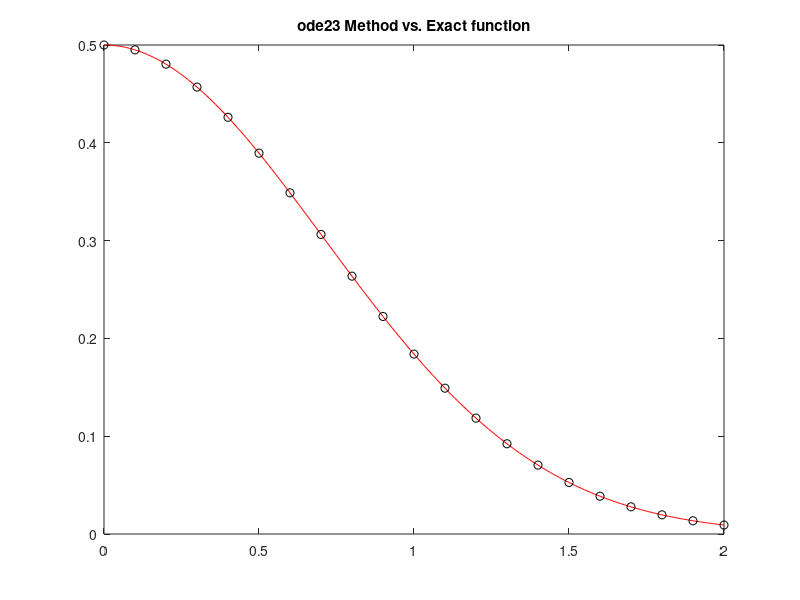
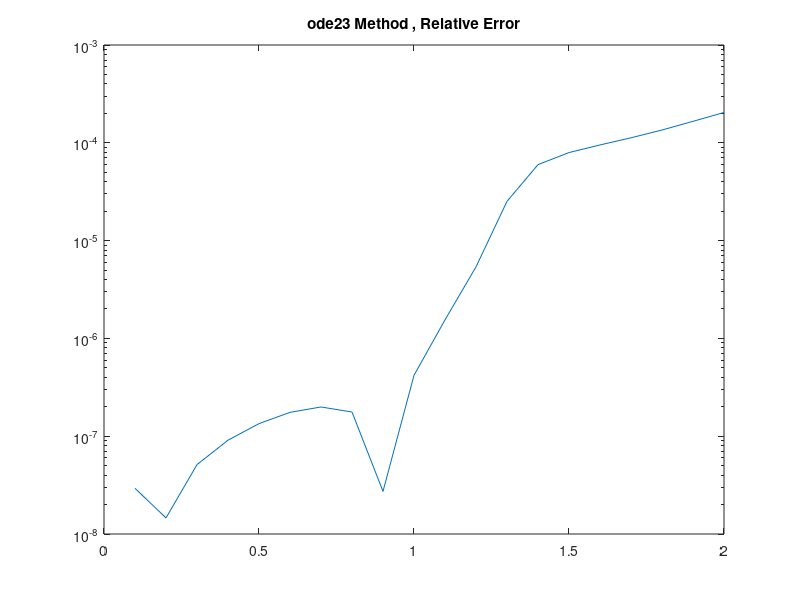

The MATLAB script that drew these images, in order: (Note: this script raises an error after producing the figures.)
% CERM_Lab_251021
% Exercise 5

            % Solving ODEs
            % Using ODE45 Solver
clc
clear all
close all
format long

            % Defining the Problem and Exact Funtion
f = @(t,y) -2 * t * y;
yex = @(t) exp(-(t.^2)) / 2;

y0 = 1/2;
T = 2;


options_ode45 = odeset('RelTol', 10e-10, 'MaxStep', 0.01);
[tn_ode45, un_ode45] = ode45 (f, [0: 0.01: 2], 0.5, options_ode45);


            % Plotting ODE45 Method approximation vs the Exact answer
tmesh = [0: 0.01: T]';
figure(1)
tmesh = [0: 0.01: T]';
plot(tmesh,yex(tmesh),'r',tn_ode45,un_ode45,'ko')
title("ODE45 Method vs. Exact function")

            % Absolute and Relatve Errors on the Interval

abs_err_ODE45 = abs( yex(tn_ode45) - un_ode45 );
rel_err_ODE45 = abs_err_ODE45 ./ yex(tn_ode45);

figure(2)
semilogy(tn_ode45,rel_err_ODE45)
title("ODE45 Method , Relative Error")

            % Absolute and Relative Errors at Final Time

abs_error_endpoint_ODE45 = abs( yex(tn_ode45(end)) - un_ode45(end) );
rel_error_endpoint_ODE45 = abs( yex(tn_ode45(end)) - un_ode45(end)) / abs( yex( tn_ode45(end) ) );


            % Absolute and Relative Maximum Norm on the Interval

abs_err_Norminf_ODE45 = norm( abs_err_ODE45, inf );
rel_err_Norminf_ODE45 = norm( abs_err_ODE45, inf ) / norm( yex(tn_ode45))

%%
            % Solving ODEs
            % Using ode23 Solver
% clc
clear all
close all
format long

            % Defining the Problem and Exact Function
f = @(t,y) -2 * t * y;
yex = @(t) exp(-(t.^2)) / 2;

y0 = 1/2;
T = 2;


options_ode23 = odeset('RelTol', 10e-10,'MaxStep',0.1);
[tn_ode23, un_ode23] = ode23 (f, [0: 0.1: 2], 0.5, options_ode23);


            % Plotting ode23 Method approximation vs the Exact answer
tmesh = [0: 0.01: T]';
figure(1)
tmesh = [0: 0.01: T]';
plot(tmesh,yex(tmesh),'r',tn_ode23,un_ode23,'ko')
title("ode23 Method vs. Exact function")

            % Absolute and Relatve Errors on the Interval

abs_err_ode23 = abs( yex(tn_ode23) - un_ode23 );
rel_err_ode23 = abs_err_ode23 ./ yex(tn_ode23);

figure(2)
semilogy(tn_ode23,rel_err_ode23)
title("ode23 Method , Relative Error")

            % Absolute and Relative Errors at Final Time

abs_error_endpoint_ode23 = abs( yex(tn_ode23(end)) - un_ode23(end) );
rel_error_endpoint_ode23 = abs( yex(tn_ode23(end)) - un_ode23(end)) / abs( yex( tn_ode23(end) ) );


            % Absolute and Relative Maximum Norm on the Interval

abs_err_Norminf_ode23 = norm( abs_err_ode23, inf );
rel_err_Norminf_ode23 = norm( abs_err_ode23, inf ) / norm( yex(tn_ode23))

%%

            % Solving ODEs
            % Using ode113 Solver
% clc
clear all
close all
format long

            % Defining the Problem and Exact Fun_ode113ction
f = @(t,y) -2 * t * y;
yex = @(t) exp(-(t.^2)) / 2;

y0 = 1/2;
T = 2;


options_ode113 = odeset('RelTol', 10e-10);
[tn_ode113, un_ode113] = ode113 (f, [0: 0.01: 2], 0.5, options_ode113);


            % Plotting ode113 Method approximation vs the Exact answer
tmesh = [0: 0.01: T]';
figure(1)
tmesh = [0: 0.01: T]';
plot(tmesh,yex(tmesh),'r',tn_ode113,un_ode113,'ko')
title("ode113 Method vs. Exact function")

            % Absolute and Relatve Errors on the Interval

abs_err_ode113 = abs( yex(tn_ode113) - un_ode113 );
rel_err_ode113 = abs_err_ode113 ./ yex(tn_ode113);

figure(2)
semilogy(tn_ode113,rel_err_ode113)
title("ode113 Method , Relative Error")

            % Absolute and Relative Errors at Final Time

abs_error_endpoint_ode113 = abs( yex(tn_ode113(end)) - un_ode113(end) );
rel_error_endpoint_ode113 = abs( yex(tn_ode113(end)) - un_ode113(end)) / abs( yex( tn_ode113(end) ) );


            % Absolute and Relative Maximum Norm on the Interval

abs_err_Norminf_ode113 = norm( abs_err_ode113, inf );
rel_err_Norminf_ode113 = norm( abs_err_ode113, inf ) / norm( yex(tn_ode113))

%%
            % Solving ODEs
            % Using ode15s Solver
% clc
clear all
close all
format long

            % Defining the Problem and Exact Fun_ode15sction
f = @(t,y) -2 * t * y;
yex = @(t) exp(-(t.^2)) / 2;

y0 = 1/2;
T = 2;


options_ode15s = odeset('RelTol', 10e-10);
[tn_ode15s, un_ode15s] = ode15s (f, [0: 0.01: 2], 0.5, options_ode15s);


            % Plotting ode15s Method approximation vs the Exact answer
tmesh = [0: 0.01: T]';
figure(1)
tmesh = [0: 0.01: T]';
plot(tmesh,yex(tmesh),'r',tn_ode15s,un_ode15s,'ko')
title("ode15s Method vs. Exact function")

            % Absolute and Relatve Errors on the Interval

abs_err_ode15s = abs( yex(tn_ode15s) - un_ode15s );
rel_err_ode15s = abs_err_ode15s ./ yex(tn_ode15s);

figure(2)
semilogy(tn_ode15s,rel_err_ode15s)
title("ode15s Method , Relative Error")

            % Absolute and Relative Errors at Final Time

abs_error_endpoint_ode15s = abs( yex(tn_ode15s(end)) - un_ode15s(end) );
rel_error_endpoint_ode15s = abs( yex(tn_ode15s(end)) - un_ode15s(end)) / abs( yex( tn_ode15s(end) ) );


            % Absolute and Relative Maximum Norm on the Interval

abs_err_Norminf_ode15s = norm( abs_err_ode15s, inf );
rel_err_Norminf_ode15s = norm( abs_err_ode15s, inf ) / norm( yex(tn_ode15s))

%%
            % Solving ODEs
            % Using ode23tb Solver
% clc
clear all
close all
format long

            % Defining the Problem and Exact Fun_ode23tbction
f = @(t,y) -2 * t * y;
yex = @(t) exp(-(t.^2)) / 2;

y0 = 1/2;
T = 2;


options_ode23tb = odeset('RelTol', 10e-10);
[tn_ode23tb, un_ode23tb] = ode23tb (f, [0: 0.01: 2], 0.5, options_ode23tb);


            % Plotting ode23tb Method approximation vs the Exact answer
tmesh = [0: 0.01: T]';
figure(1)
tmesh = [0: 0.01: T]';
plot(tmesh,yex(tmesh),'r',tn_ode23tb,un_ode23tb,'ko')
title("ode23tb Method vs. Exact function")

            % Absolute and Relatve Errors on the Interval

abs_err_ode23tb = abs( yex(tn_ode23tb) - un_ode23tb );
rel_err_ode23tb = abs_err_ode23tb ./ yex(tn_ode23tb);

figure(2)
semilogy(tn_ode23tb,rel_err_ode23tb)
title("ode23tb Method , Relative Error")

            % Absolute and Relative Errors at Final Time

abs_error_endpoint_ode23tb = abs( yex(tn_ode23tb(end)) - un_ode23tb(end) );
rel_error_endpoint_ode23tb = abs( yex(tn_ode23tb(end)) - un_ode23tb(end)) / abs( yex( tn_ode23tb(end) ) );


            % Absolute and Relative Maximum Norm on the Interval

abs_err_Norminf_ode23tb = norm( abs_err_ode23tb, inf );
rel_err_Norminf_ode23tb = norm( abs_err_ode23tb, inf ) / norm( yex(tn_ode23tb))
